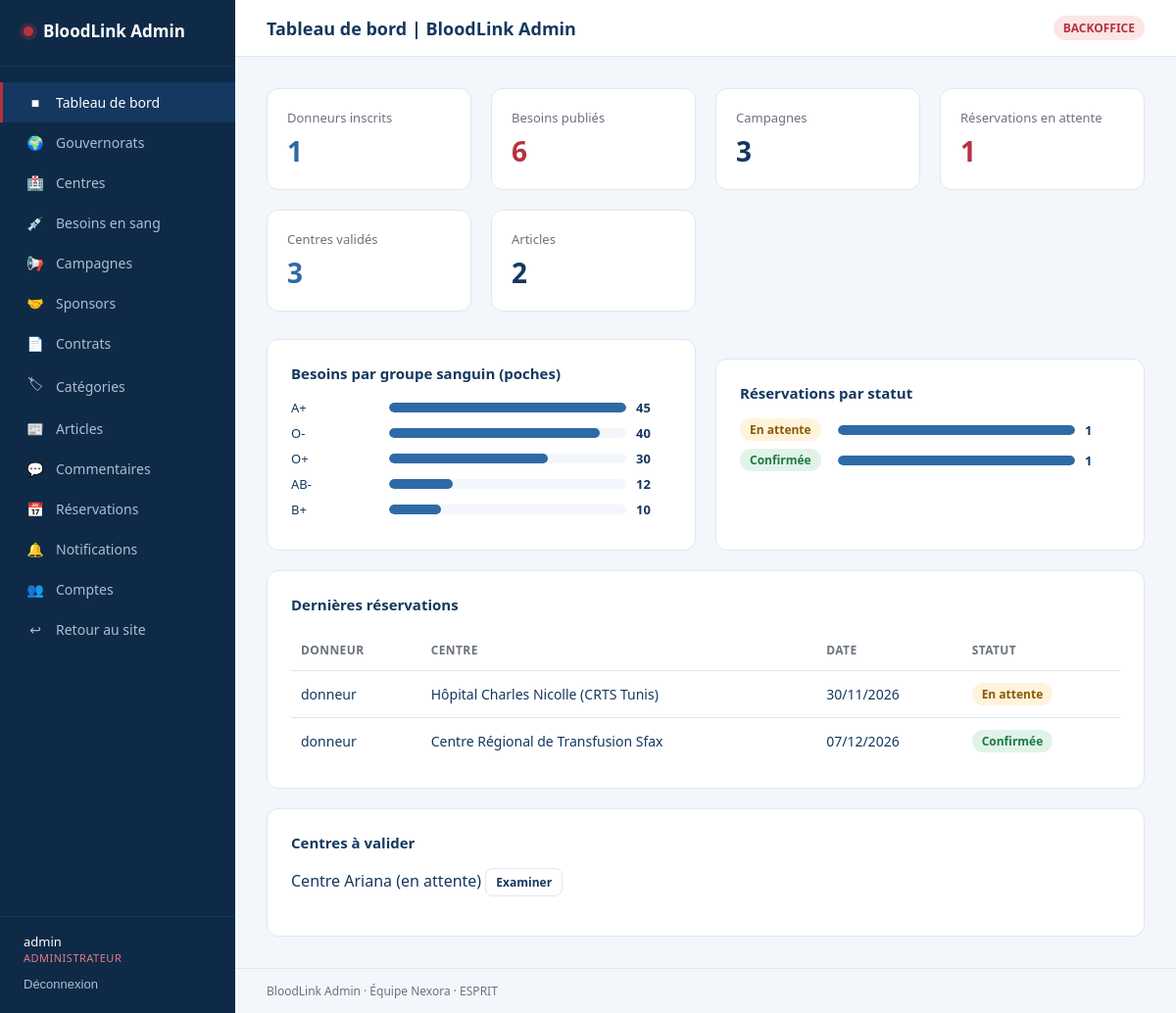
/index.php?page=admin (signed in), run on the app's committed database.
### tables this page shows
CREATE TABLE IF NOT EXISTS reservations (
    id INT AUTO_INCREMENT PRIMARY KEY,
    user_id INT NOT NULL,
    centre_id INT NOT NULL,
    donation_date DATE NOT NULL,
    status ENUM('pending','confirmed','refused','cancelled','done') NOT NULL DEFAULT 'pending',
    created_at TIMESTAMP DEFAULT CURRENT_TIMESTAMP,
    CONSTRAINT fk_resa_user FOREIGN KEY (user_id) REFERENCES users(id) ON DELETE CASCADE,
    CONSTRAINT fk_resa_centre FOREIGN KEY (centre_id) REFERENCES centres(id) ON DELETE CASCADE
);

CREATE TABLE IF NOT EXISTS users (
    id INT AUTO_INCREMENT PRIMARY KEY,
    username VARCHAR(50) NOT NULL UNIQUE,
    email VARCHAR(150) NOT NULL UNIQUE,
    password VARCHAR(255) NOT NULL,
    role ENUM('user', 'centre', 'admin') NOT NULL DEFAULT 'user',
    centre_id INT NULL,
    created_at TIMESTAMP DEFAULT CURRENT_TIMESTAMP,
    CONSTRAINT fk_users_centre FOREIGN KEY (centre_id) REFERENCES centres(id) ON DELETE SET NULL
);

CREATE TABLE IF NOT EXISTS centres (
    id INT AUTO_INCREMENT PRIMARY KEY,
    name VARCHAR(120) NOT NULL UNIQUE,
    address VARCHAR(255) NULL,
    phone VARCHAR(30) NULL,
    status ENUM('pending', 'validated') NOT NULL DEFAULT 'pending',
    gouvernorat_id INT NOT NULL,
    created_at TIMESTAMP DEFAULT CURRENT_TIMESTAMP,
    CONSTRAINT fk_centres_gouvernorat FOREIGN KEY (gouvernorat_id) REFERENCES gouvernorats(id) ON UPDATE CASCADE
);

### app/Controllers/Controller.php (called while the page is built, shortened)
<?php
abstract class Controller
{
    protected function render(string $view, array $data = [], ?string $scriptsView = null): void
    {
        $content      = $this->capture(__DIR__ . '/../Views/pages/' . $view . '.php', $data);
    }
    private function capture(string $file, array $data): string
    {
        extract($data, EXTR_SKIP);
        require $file;
        return (string) ob_get_clean();
    }
}

### app/Controllers/AdminController.php (called while the page is built, shortened)
<?php
class AdminController extends Controller
{
    public function index(): void
    {
        $isAdmin = ($_SESSION['role'] ?? '') === 'admin';
        $cid = $isAdmin ? null : Model::userCentre((int) $_SESSION['user_id']);
        $w  = $cid ? ' WHERE centre_id = :c' : '';
        $wa = $cid ? ' AND centre_id = :c' : '';
        $p  = $cid ? ['c' => $cid] : [];
        $stats = [
            ['Donneurs inscrits', Model::value("SELECT COUNT(*) FROM users WHERE role = 'user'"), 'accent'],
            ['Besoins publiés', Model::value('SELECT COUNT(*) FROM needs' . $w, $p), 'red'],
            ['Campagnes', Model::value('SELECT COUNT(*) FROM campaigns' . $w, $p), ''],
            ['Réservations en attente', Model::value("SELECT COUNT(*) FROM reservations WHERE status = 'pending'" . $wa, $p), 'red'],
        ];
        if ($isAdmin) {
            $stats[] = ['Centres validés', Model::value("SELECT COUNT(*) FROM centres WHERE status = 'validated'"), 'accent'];
            $stats[] = ['Articles', Model::value('SELECT COUNT(*) FROM articles'), ''];
        }
        $this->render('admin_dashboard', [
            'stats'    => $stats,
            'byStatus' => Model::all('SELECT status, COUNT(*) AS total FROM reservations' . $w . ' GROUP BY status', $p),
            'byGroup'  => Model::all('SELECT blood_group, SUM(quantity) AS total FROM needs' . $w . ' GROUP BY blood_group ORDER BY total DESC', $p),
            'recent'   => Model::all('SELECT r.id, r.donation_date, r.status, u.username AS donor, c.name AS centre
                                      FROM reservations r JOIN users u ON u.id = r.user_id JOIN centres c ON c.id = r.centre_id'
                                      . ($cid ? ' WHERE r.centre_id = :c' : '') . ' ORDER BY r.created_at DESC LIMIT 5', $p),
            'pendingCentres' => $isAdmin ? Model::all("SELECT id, name FROM centres WHERE status = 'pending' ORDER BY name") : [],
        ]);
    }
}

### public/index.php (called while the page is built, shortened)
<?php
$app = __DIR__ . '/../app';
require_once $app . '/config/Database.php';
require_once $app . '/helpers.php';
foreach (glob($app . '/Models/*.php') as $file) {
    require_once $file;
}
require_once $app . '/Controllers/Controller.php';
$routes = require $app . '/routes.php';
$page   = (string) ($_GET['page'] ?? 'home');
[$class, $method, $access] = $routes[$page];
try {
    (new $class())->$method();
} catch (Throwable $e) {
    error_log($e->getMessage());
    (new ErrorController())->serverError();
}

### app/config/Database.php (called while the page is built)
<?php
class Database
{
    private static ?PDO $pdo = null;
    public static function getConnexion(): PDO
    {
        if (self::$pdo === null) {
            $file = is_file(__DIR__ . '/config.php') ? __DIR__ . '/config.php' : __DIR__ . '/config.example.php';
            $c = require $file;
            try {
                self::$pdo = new PDO(
                    'mysql:host=' . $c['host'] . ';dbname=' . $c['name'] . ';charset=utf8mb4',
                    $c['user'],
                    $c['pass'],
                    [
                        PDO::ATTR_ERRMODE            => PDO::ERRMODE_EXCEPTION,
                        PDO::ATTR_DEFAULT_FETCH_MODE => PDO::FETCH_ASSOC,
                        PDO::ATTR_EMULATE_PREPARES   => false,
                    ]
                );
            } catch (PDOException $e) {
                error_log('DB connection failed: ' . $e->getMessage());
                throw new RuntimeException('Base de données indisponible.', 0, $e);
            }
        }
        return self::$pdo;
    }
}

### app/Models/Model.php (called while the page is built, shortened)
<?php
class Model
{
    public static function all(string $sql, array $params = []): array
    {
        $stmt = Database::getConnexion()->prepare($sql);
        $stmt->execute($params);
        return $stmt->fetchAll();
    }
}

### app/Views/pages/admin_dashboard.php (the view, shortened to what this page needs)
<div class="stats-grid">
    <?php foreach ($stats as [$label, $value, $tone]): ?>
        <div class="stat-card"><div class="label"><?= e($label) ?></div><div class="value <?= e($tone) ?>"><?= e($value) ?></div></div>
    <?php endforeach; ?>
</div>
<div class="two-cols">
    <div class="card"><h2>Besoins par groupe sanguin (poches)</h2>
        <?php $max = max(array_column($byGroup, 'total') ?: [1]); ?>
        <?php foreach ($byGroup as $g): ?>
            <div class="bar-row"><span><?= e($g['blood_group']) ?></span><div class="bar"><i style="width:<?= (int) round($g['total'] / $max * 100) ?>%"></i></div><b><?= (int) $g['total'] ?></b></div>
        <?php endforeach; ?>
    </div>
    <div class="card"><h2>Réservations par statut</h2>
        <?php $max = max(array_column($byStatus, 'total') ?: [1]); ?>
        <?php foreach ($byStatus as $s): ?>
            <div class="bar-row"><span><?= badge('reservation', $s['status']) ?></span><div class="bar"><i style="width:<?= (int) round($s['total'] / $max * 100) ?>%"></i></div><b><?= (int) $s['total'] ?></b></div>
        <?php endforeach; ?>
    </div>
</div>
<div class="card"><h2>Dernières réservations</h2>
    <table><thead><tr><th>Donneur</th><th>Centre</th><th>Date</th><th>Statut</th></tr></thead><tbody>
    <?php foreach ($recent as $r): ?>
        <tr><td><?= e($r['donor']) ?></td><td><?= e($r['centre']) ?></td><td><?= dateFr($r['donation_date']) ?></td><td><?= badge('reservation', $r['status']) ?></td></tr>
    <?php endforeach; ?>
    </tbody></table>
</div>
<?php if ($pendingCentres): ?>
<div class="card"><h2>Centres à valider</h2>
    <?php foreach ($pendingCentres as $c): ?>
        <p><?= e($c['name']) ?> <a class="btn btn-sm" href="index.php?page=admin-centres&amp;action=edit&amp;id=<?= (int) $c['id'] ?>">Examiner</a></p>
    <?php endforeach; ?>
</div>
<?php endif; ?>

### app/helpers.php (shortened to what this page needs)
<?php
function e(mixed $value): string
{
    return htmlspecialchars((string) $value, ENT_QUOTES, 'UTF-8');
}
function labels(): array
{
    return [
        'reservation' => ['pending' => 'En attente', 'confirmed' => 'Confirmée', 'refused' => 'Refusée', 'cancelled' => 'Annulée', 'done' => 'Effectuée'],
        'urgency'     => ['low' => 'Faible', 'medium' => 'Moyen', 'urgent' => 'Urgent'],
        'centre'      => ['pending' => 'En attente', 'validated' => 'Validé'],
        'contract'    => ['pending' => 'En attente', 'active' => 'Actif', 'expired' => 'Expiré'],
        'comment'     => ['visible' => 'Visible', 'hidden' => 'Masqué'],
    ];
}
function badge(string $group, ?string $value): string
{
    $text = labels()[$group][$value] ?? (string) $value;
    return '<span class="badge badge-' . e($value) . '">' . e($text) . '</span>';
}
function dateFr(?string $date): string
{
    return $date ? date('d/m/Y', strtotime($date)) : '';
}

### public/assets/css/admin.css (style rules this page uses)
:root { --sidebar-bg: #0e2a47; --sidebar-hover: #14385F; --sidebar-text: #aebed2; --accent: #2E6BA6; --red: #B5333F; --bg: #F3F6FA; --card: #fff; --border: #e1e7ef; --text: #14385F; --muted: #6b7280; --radius: 12px; }
* { box-sizing: border-box; }
body { margin: 0; font-family: 'Segoe UI', Roboto, Arial, sans-serif; background: var(--bg); color: var(--text); }
.stats-grid { display: grid; grid-template-columns: repeat(auto-fit, minmax(200px, 1fr)); gap: 20px; margin-bottom: 28px; }
.stat-card, .card { background: var(--card); border: 1px solid var(--border); border-radius: var(--radius); padding: 20px; }
.card { padding: 24px; }
.stat-card .label { font-size: 13px; color: var(--muted); }
.stat-card .value { font-size: 28px; font-weight: 700; margin-top: 6px; }
.stat-card .value.accent { color: var(--accent); }
.stat-card .value.red { color: var(--red); }
.card h2 { font-size: 15px; margin: 0 0 16px; }
table { width: 100%; border-collapse: collapse; }
th, td { text-align: left; padding: 12px 10px; border-bottom: 1px solid var(--border); font-size: 14px; }
th { color: var(--muted); font-weight: 600; font-size: 12px; text-transform: uppercase; letter-spacing: .4px; }
tr:last-child td { border-bottom: 0; }
.badge { display: inline-block; padding: 3px 10px; border-radius: 12px; font-size: 12px; font-weight: 600; }
.btn { display: inline-block; border: 1px solid var(--border); background: #fff; color: var(--text); border-radius: 8px; padding: 9px 16px; font-size: 14px; font-weight: 600; cursor: pointer; text-decoration: none; font-family: inherit; }
.btn-sm { padding: 5px 10px; font-size: 12px; }
.two-cols { display: grid; grid-template-columns: repeat(auto-fit, minmax(320px, 1fr)); gap: 20px; margin-bottom: 20px; }
.card + .card { margin-top: 20px; }
.bar-row { display: grid; grid-template-columns: 90px 1fr 36px; gap: 10px; align-items: center; margin: 8px 0; font-size: 13px; }
.bar { height: 10px; background: var(--bg); border-radius: 6px; overflow: hidden; }
.bar i { display: block; height: 100%; background: var(--accent); border-radius: 6px; }
.badge-medium,.badge-pending { background:#fff3dc;color:#8a5a00 }
.badge-low,.badge-validated,.badge-confirmed,.badge-active,.badge-done,.badge-visible { background:#e1f3e8;color:#1d7a46 }

### data on the page
reservations: user.username "donneur", centre.name "Hôpital Charles Nicolle (CRTS Tunis)", donation_date "30/11/2026", status "En attente"
reservations: user.username "donneur", centre.name "Centre Régional de Transfusion Sfax", donation_date "07/12/2026", status "Confirmée"
centres: name "Centre Ariana (en attente)"

### other printed values
$icon "■"
$label "Tableau de bord"
$icon "🌍"
$label "Gouvernorats"
$icon "🏥"
$label "Centres"
$icon "💉"
$label "Besoins en sang"
$icon "📢"
$label "Campagnes"
$icon "🤝"
$label "Sponsors"
$icon "📄"
$label "Contrats"
$icon "🏷"
